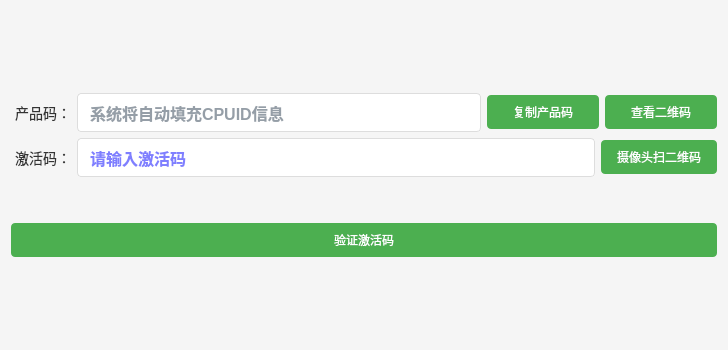
<?xml version="1.0" encoding="UTF-8"?>
<ui version="4.0">
 <class>ActivationDialog</class>
 <widget class="QDialog" name="ActivationDialog">
  <property name="geometry">
   <rect>
    <x>0</x>
    <y>0</y>
    <width>728</width>
    <height>350</height>
   </rect>
  </property>
  <property name="windowTitle">
   <string>软件激活</string>
  </property>
  <property name="styleSheet">
   <string notr="true">QDialog {
    background-color: #f5f5f5;
    font-family: &quot;Microsoft YaHei&quot;, Arial;
}

QLabel {
    font-size: 12px;
    color: #333;
    min-width: 60px;
}

QLineEdit {
    border: 1px solid #ddd;
    border-radius: 4px;
    padding: 8px 10px;
    font-size: 13px;
    background-color: white;
    selection-background-color: #4CAF50;
    font-family: &quot;Courier New&quot;, monospace;
}

QLineEdit:focus {
    border-color: #4CAF50;
    outline: none;
}

QLineEdit[readOnly=&quot;true&quot;] {
    background-color: #f9f9f9;
    color: #666;
}

QPushButton {
    border: none;
    border-radius: 4px;
    padding: 8px 16px;
    font-size: 12px;
    min-width: 80px;
}

QPushButton:enabled {
    background-color: #4CAF50;
    color: white;
}

QPushButton:enabled:hover {
    background-color: #45a049;
}

QPushButton:enabled:pressed {
    background-color: #3d8b40;
}

QPushButton:disabled {
    background-color: #cccccc;
    color: #666666;
}

#infoLabel {
    color: #666;
    font-size: 10px;
    font-style: italic;
}

#productCodeEdit {
    font-weight: bold;
    color: #2c3e50;
}

#activationCodeEdit {
    font-weight: bold;
}</string>
  </property>
  <layout class="QVBoxLayout" name="verticalLayout">
   <item>
    <spacer name="verticalSpacer_2">
     <property name="orientation">
      <enum>Qt::Vertical</enum>
     </property>
     <property name="sizeHint" stdset="0">
      <size>
       <width>20</width>
       <height>20</height>
      </size>
     </property>
    </spacer>
   </item>
   <item>
    <layout class="QHBoxLayout" name="productLayout">
     <item>
      <widget class="QLabel" name="productCodeLabel">
       <property name="minimumSize">
        <size>
         <width>60</width>
         <height>0</height>
        </size>
       </property>
       <property name="styleSheet">
        <string notr="true">font-size: 14px; </string>
       </property>
       <property name="text">
        <string>产品码：</string>
       </property>
       <property name="alignment">
        <set>Qt::AlignRight|Qt::AlignTrailing|Qt::AlignVCenter</set>
       </property>
      </widget>
     </item>
     <item>
      <widget class="QLineEdit" name="productCodeEdit">
       <property name="styleSheet">
        <string notr="true">font-size: 16px; 
font-weight: bold;</string>
       </property>
       <property name="maxLength">
        <number>35</number>
       </property>
       <property name="readOnly">
        <bool>true</bool>
       </property>
       <property name="placeholderText">
        <string>系统将自动填充CPUID信息</string>
       </property>
      </widget>
     </item>
     <item>
      <widget class="QPushButton" name="copyButton">
       <property name="enabled">
        <bool>true</bool>
       </property>
       <property name="text">
        <string>复制产品码</string>
       </property>
      </widget>
     </item>
     <item>
      <widget class="QPushButton" name="codegenpushButton">
       <property name="text">
        <string>查看二维码</string>
       </property>
      </widget>
     </item>
    </layout>
   </item>
   <item>
    <layout class="QHBoxLayout" name="activationLayout">
     <item>
      <widget class="QLabel" name="activationCodeLabel">
       <property name="minimumSize">
        <size>
         <width>60</width>
         <height>0</height>
        </size>
       </property>
       <property name="styleSheet">
        <string notr="true">font-size: 14px; </string>
       </property>
       <property name="text">
        <string>激活码：</string>
       </property>
       <property name="alignment">
        <set>Qt::AlignRight|Qt::AlignTrailing|Qt::AlignVCenter</set>
       </property>
      </widget>
     </item>
     <item>
      <widget class="QLineEdit" name="activationCodeEdit">
       <property name="styleSheet">
        <string notr="true">font-size: 16px; 
font-weight: bold;
color:blue;</string>
       </property>
       <property name="maxLength">
        <number>100</number>
       </property>
       <property name="readOnly">
        <bool>false</bool>
       </property>
       <property name="placeholderText">
        <string>请输入激活码</string>
       </property>
      </widget>
     </item>
     <item>
      <widget class="QPushButton" name="qrscan_pushButton">
       <property name="text">
        <string>摄像头扫二维码</string>
       </property>
      </widget>
     </item>
    </layout>
   </item>
   <item>
    <widget class="QLabel" name="showlabel">
     <property name="styleSheet">
      <string notr="true">color:red;</string>
     </property>
     <property name="text">
      <string/>
     </property>
     <property name="alignment">
      <set>Qt::AlignCenter</set>
     </property>
    </widget>
   </item>
   <item>
    <layout class="QHBoxLayout" name="buttonLayout">
     <item>
      <spacer name="horizontalSpacer">
       <property name="orientation">
        <enum>Qt::Horizontal</enum>
       </property>
       <property name="sizeHint" stdset="0">
        <size>
         <width>40</width>
         <height>20</height>
        </size>
       </property>
      </spacer>
     </item>
    </layout>
   </item>
   <item>
    <widget class="QPushButton" name="generateButton">
     <property name="text">
      <string>验证激活码</string>
     </property>
    </widget>
   </item>
   <item>
    <spacer name="verticalSpacer">
     <property name="orientation">
      <enum>Qt::Vertical</enum>
     </property>
     <property name="sizeHint" stdset="0">
      <size>
       <width>20</width>
       <height>20</height>
      </size>
     </property>
    </spacer>
   </item>
  </layout>
 </widget>
 <resources/>
 <connections/>
</ui>
